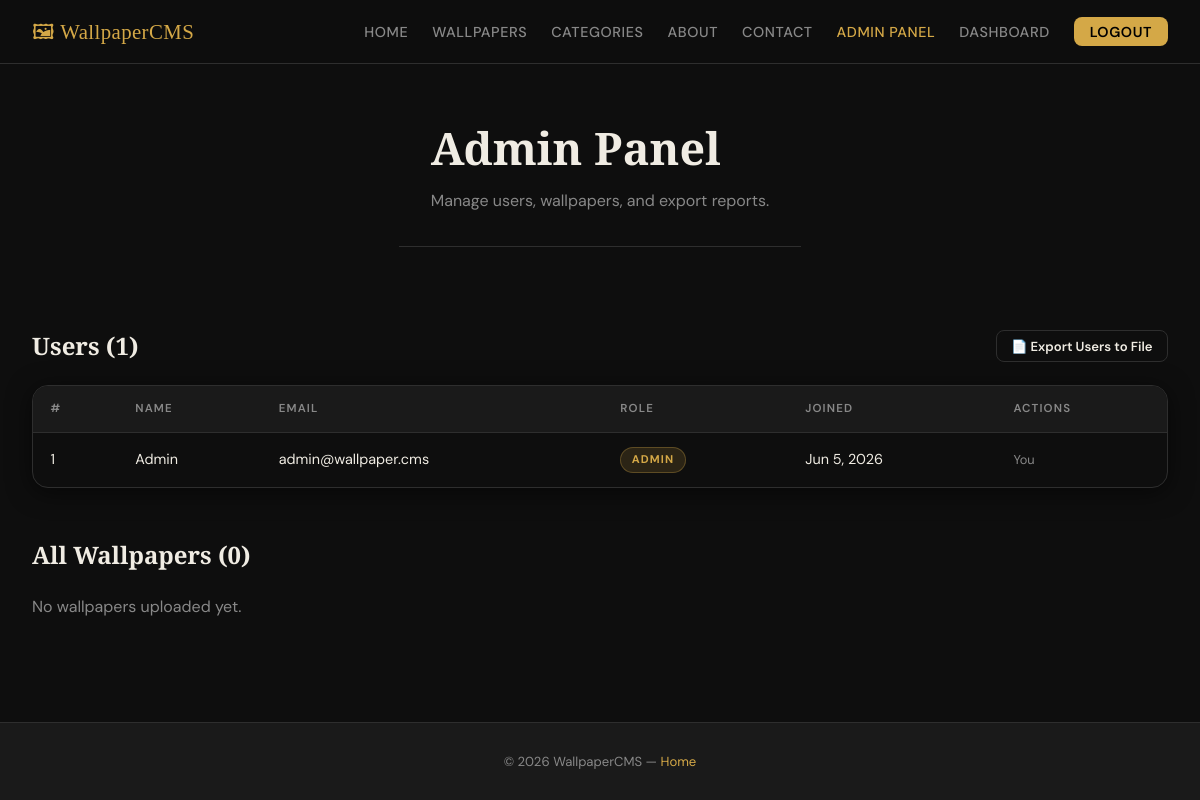
The page /admin/users.php (signed in) on the database its author committed.
### tables this page shows
CREATE TABLE users (
    id       INT AUTO_INCREMENT PRIMARY KEY,
    name     VARCHAR(100)  NOT NULL,
    email    VARCHAR(150)  NOT NULL UNIQUE,
    password VARCHAR(255)  NOT NULL,           
    role     ENUM('admin','user') NOT NULL DEFAULT 'user',
    created_at DATETIME NOT NULL DEFAULT CURRENT_TIMESTAMP
);

### classes/Database.php (called while the page is built, shortened)
<?php
class Database
{
    private static ?Database $instance = null;
    private PDO $pdo;
    private function __construct()
    {
        $dsn = 'mysql:host=' . DB_HOST
             . ';dbname=' . DB_NAME
             . ';charset=' . DB_CHARSET;
        $options = [
            PDO::ATTR_ERRMODE            => PDO::ERRMODE_EXCEPTION,
            PDO::ATTR_DEFAULT_FETCH_MODE => PDO::FETCH_ASSOC,
            PDO::ATTR_EMULATE_PREPARES   => false,
        ];
        try {
            $this->pdo = new PDO($dsn, DB_USER, DB_PASS, $options);
        } catch (PDOException $e) {
            die('Database connection failed: ' . $e->getMessage());
        }
    }
    public static function getInstance(): Database
    {
        if (self::$instance === null) {
            self::$instance = new Database();
        }
        return self::$instance;
    }
    public function getConnection(): PDO
    {
        return $this->pdo;
    }
}

### classes/User.php (called while the page is built, shortened)
<?php
require_once __DIR__ . '/Database.php';
class User
{
    private PDO $pdo;
    public function __construct()
    {
        $this->pdo = Database::getInstance()->getConnection();
    }
    public function getAllUsers(): array
    {
        $stmt = $this->pdo->prepare(
            'SELECT id, name, email, role, created_at
             FROM users
             ORDER BY created_at DESC'
        );
        $stmt->execute();
        return $stmt->fetchAll();
    }
}

### classes/Wallpaper.php (called while the page is built, shortened)
<?php
require_once __DIR__ . '/Database.php';
class Wallpaper
{
    private PDO $pdo;
    public function __construct()
    {
        $this->pdo = Database::getInstance()->getConnection();
    }
    public function getAllWallpapers(): array
    {
        $stmt = $this->pdo->prepare(
            'SELECT w.id, w.title, w.description, w.image_path, w.created_at,
                    w.user_id,
                    u.name  AS uploader,
                    c.name  AS category
             FROM   wallpapers w
             JOIN   users      u ON u.id = w.user_id
             JOIN   categories c ON c.id = w.category_id
             ORDER  BY w.created_at DESC'
        );
        $stmt->execute();
        return $stmt->fetchAll();
    }
}

### admin/users.php (the view, shortened to what this page needs)
<?php
require_once __DIR__ . '/../classes/User.php';
require_once __DIR__ . '/../classes/Wallpaper.php';
$userObj      = new User();
$wallpaperObj = new Wallpaper();
$users      = $userObj->getAllUsers();
$wallpapers = $wallpaperObj->getAllWallpapers();
?>
<!DOCTYPE html>
<html lang="en">
<head>
    <link rel="stylesheet" href="../css/style.css">
</head>
<body>
<?php require_once __DIR__ . '/../includes/nav.php'; ?>
<div class="page-header">
    <h1>Admin Panel</h1>
    <p>Manage users, wallpapers, and export reports.</p>
</div>
<div class="section">
    <div class="flex-between" style="margin-bottom:1.25rem; flex-wrap:wrap; gap:1rem;">
        <h2 style="font-family:var(--font-display); font-size:1.5rem;">
            Users (<?= count($users) ?>)
        </h2>
        <form method="POST" style="display:inline;">
            <button type="submit" class="btn btn-outline btn-sm">
                📄 Export Users to File
            </button>
        </form>
    </div>
    <?php if (empty($users)): ?>
        <p style="color:var(--clr-muted);">No users found.</p>
    <?php else: ?>
        <div class="admin-table-wrap" style="margin-bottom:3rem;">
            <table class="admin-table">
                <thead>
                    <tr>
                        <th>#</th>
                        <th>Name</th>
                        <th>Email</th>
                        <th>Role</th>
                        <th>Joined</th>
                        <th>Actions</th>
                    </tr>
                </thead>
                <tbody>
                    <?php foreach ($users as $u): ?>
                        <tr>
                            <td><?= (int) $u['id'] ?></td>
                            <td><?= htmlspecialchars($u['name']) ?></td>
                            <td><?= htmlspecialchars($u['email']) ?></td>
                            <td>
                                <span class="role-badge role-<?= $u['role'] ?>">
                                    <?= htmlspecialchars($u['role']) ?>
                                </span>
                            </td>
                            <td><?= date('M j, Y', strtotime($u['created_at'])) ?></td>
                            <td>
                                <?php if ((int)$u['id'] !== (int)$_SESSION['user_id']): ?>
                                    <form method="POST" style="display:inline;">
                                        <input type="hidden" name="action"  value="change_role">
                                        <input type="hidden" name="user_id" value="<?= $u['id'] ?>">
                                        <input type="hidden" name="role"
                                               value="<?= $u['role'] === 'admin' ? 'user' : 'admin' ?>">
                                        <button type="submit" class="btn btn-outline btn-sm">
                                            Make <?= $u['role'] === 'admin' ? 'User' : 'Admin' ?>
                                        </button>
                                    </form>
                                    <form method="POST" style="display:inline;">
                                        <input type="hidden" name="action"  value="delete_user">
                                        <input type="hidden" name="user_id" value="<?= $u['id'] ?>">
                                        <button type="submit"
                                                class="btn btn-danger btn-sm confirm-delete">Delete</button>
                                    </form>
                                <?php else: ?>
                                    <span style="font-size:0.8rem;color:var(--clr-muted);">You</span>
                                <?php endif; ?>
                            </td>
                        </tr>
                    <?php endforeach; ?>
                </tbody>
            </table>
        </div>
    <?php endif; ?>
    <h2 style="font-family:var(--font-display); font-size:1.5rem; margin-bottom:1.25rem;">
        All Wallpapers (<?= count($wallpapers) ?>)
    </h2>
    <?php if (empty($wallpapers)): ?>
        <p style="color:var(--clr-muted);">No wallpapers uploaded yet.</p>
    <?php endif; ?>
</div>
<footer class="site-footer">
    <p>&copy; <?= date('Y') ?> WallpaperCMS &mdash; <a href="../index.php">Home</a></p>
</footer>
</body>
</html>

### css/style.css (style rules this page uses)
:root { --clr-bg: #0e0e0e; --clr-surface: #1a1a1a; --clr-card: #222222; --clr-border: #2e2e2e; --clr-text: #f0ece3; --clr-muted: #888888; --clr-accent: #d4a847; --clr-accent2: #6a11cb; --clr-error: #e05252; --clr-success: #4caf7d; --radius: 8px; --radius-lg: 16px; --shadow-card: 0 4px 24px rgba(0,0,0,0.55); --shadow-hover: 0 8px 40px rgba(212,168,71,0.18); --transition: 0.3s ease; --font-display: 'Playfair Display', Georgia, serif; --font-body: 'DM Sans', sans-serif; }
*, *::before, *::after { box-sizing: border-box; margin: 0; padding: 0; }
html { scroll-behavior: smooth; }
body { background-color: var(--clr-bg); color: var(--clr-text); font-family: var(--font-body); font-size: 16px; line-height: 1.6; min-height: 100vh; display: flex; flex-direction: column; }
a { color: var(--clr-accent); text-decoration: none; }
.btn { display: inline-block; padding: 0.75rem 1.75rem; border-radius: var(--radius); font-family: var(--font-body); font-size: 0.95rem; font-weight: 600; cursor: pointer; border: none; text-decoration: none; transition: background var(--transition), color var(--transition), transform var(--transition), box-shadow var(--transition); }
.btn-outline { background: transparent; color: var(--clr-text); border: 1px solid var(--clr-border); }
.btn-sm { padding: 0.4rem 0.9rem; font-size: 0.82rem; }
.section { padding: 5rem 2rem; max-width: 1200px; margin: 0 auto; width: 100%; }
.page-header { padding: 3rem 2rem 2rem; max-width: 1200px; margin: 0 auto; border-bottom: 1px solid var(--clr-border); }
.page-header h1 { font-family: var(--font-display); font-size: clamp(1.8rem, 4vw, 2.8rem); margin-bottom: 0.3rem; }
.page-header p { color: var(--clr-muted); }
.admin-table-wrap { overflow-x: auto; border-radius: var(--radius-lg); border: 1px solid var(--clr-border); box-shadow: var(--shadow-card); }
.admin-table { width: 100%; border-collapse: collapse; font-size: 0.9rem; }
.admin-table th { background: var(--clr-surface); color: var(--clr-muted); font-size: 0.72rem; font-weight: 600; letter-spacing: 0.1em; text-transform: uppercase; padding: 0.85rem 1.1rem; text-align: left; border-bottom: 1px solid var(--clr-border); }
.admin-table td { padding: 0.85rem 1.1rem; border-bottom: 1px solid var(--clr-border); vertical-align: middle; }
.admin-table tr:last-child td { border-bottom: none; }
.role-badge { display: inline-block; font-size: 0.7rem; font-weight: 700; letter-spacing: 0.1em; text-transform: uppercase; padding: 0.2rem 0.65rem; border-radius: 999px; }
.role-admin { background: rgba(212,168,71,0.15); color: var(--clr-accent); border: 1px solid rgba(212,168,71,0.3); }
.site-footer { background: var(--clr-surface); border-top: 1px solid var(--clr-border); text-align: center; padding: 1.75rem; font-size: 0.82rem; color: var(--clr-muted); margin-top: auto; }
.site-footer a { color: var(--clr-accent); }
.flex-between { display: flex; justify-content: space-between; align-items: center; }

### rows shown on the page
users: id "1", name "Admin", email "admin@wallpaper.cms", role "ADMIN", created_at "Jun 5, 2026", shows "You"

### other values the page prints
count($users) "1"
count($wallpapers) "0"
